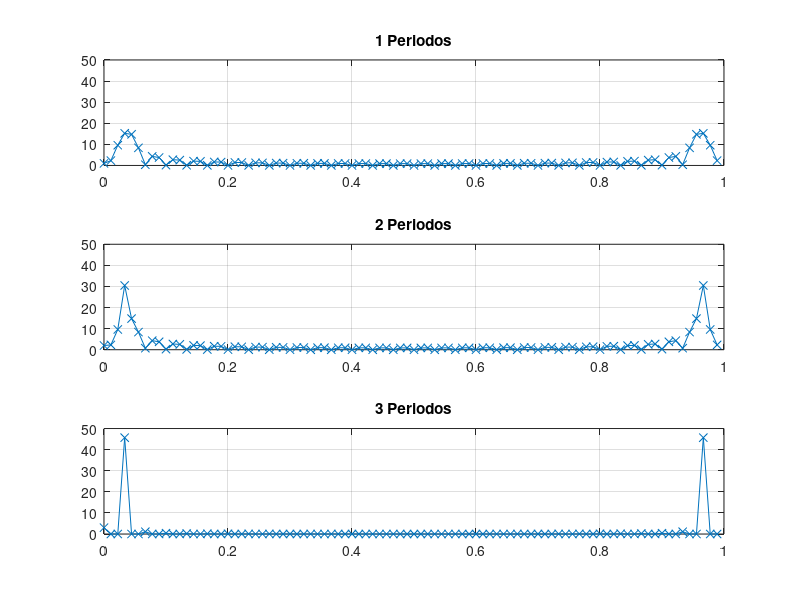

Reproduce this figure in MATLAB.
function aula3_exercicio2()
n = 0:1/29:1;         %30 amostras
f = 1;           % frequencia fundamental
w = 2 * pi * f;


    x1 = cos(w*n); % Sinal
    x2 = [x1 x1]; % Sinal
    x3 = [x1 x1 x1]; % Sinal

N = 90;

X1 = abs(fft(x1,N)); %FFT do sinal amostrado X, de tamanho N
X2 = abs(fft(x2,N));
X3 = abs(fft(x3,N));

S = [0: (N -1)]/N; % Definicao da escala de frequencias de 0 a 1-1/N

figure();
subplot(3,1,1);
plot(S,X1,'-x'), title('1 Periodos'), axis([0 1 0 50]), grid on;

subplot(3,1,2);
plot(S,X2,'-x'), title('2 Periodos'), axis([0 1 0 50]), grid on;

subplot(3,1,3);
plot(S,X3,'-x'), title('3 Periodos'), axis([0 1 0 50]), grid on;



end